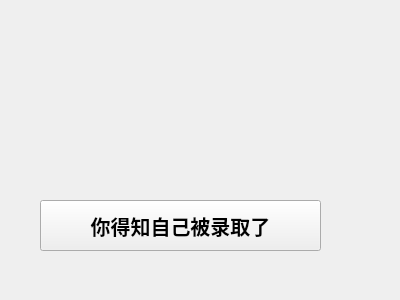
<?xml version="1.0" encoding="UTF-8"?>
<ui version="4.0">
 <class>PPT7</class>
 <widget class="QWidget" name="PPT7">
  <property name="geometry">
   <rect>
    <x>0</x>
    <y>0</y>
    <width>400</width>
    <height>300</height>
   </rect>
  </property>
  <property name="windowTitle">
   <string>Form</string>
  </property>
  <widget class="QPushButton" name="pushButton">
   <property name="geometry">
    <rect>
     <x>40</x>
     <y>200</y>
     <width>281</width>
     <height>51</height>
    </rect>
   </property>
   <property name="font">
    <font>
     <pointsize>15</pointsize>
     <weight>75</weight>
     <bold>true</bold>
    </font>
   </property>
   <property name="styleSheet">
    <string notr="true"/>
   </property>
   <property name="text">
    <string>你得知自己被录取了</string>
   </property>
  </widget>
 </widget>
 <resources/>
 <connections/>
</ui>
